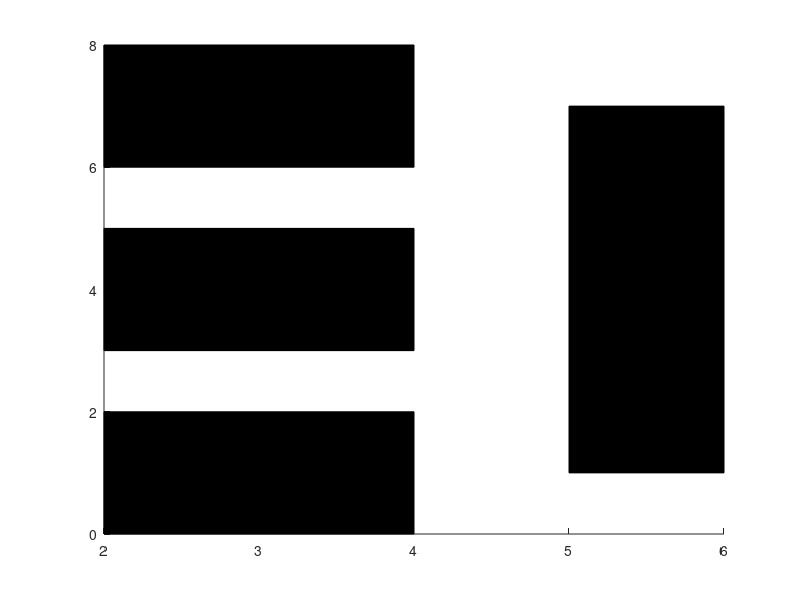

This chart was generated by the following MATLAB code:
function drawObstacles()
    % Obstacles
    obs1 = [2,0,2,2];
    obs2 = [2,3,2,2];
    obs3 = [2,6,2,2];
    obs4 = [5,1,1,6];
    
    rectangle('Position', obs1, 'FaceColor', [0 0 0])
    rectangle('Position', obs2, 'FaceColor', [0 0 0])
    rectangle('Position', obs3, 'FaceColor', [0 0 0])
    rectangle('Position', obs4, 'FaceColor', [0 0 0])
end